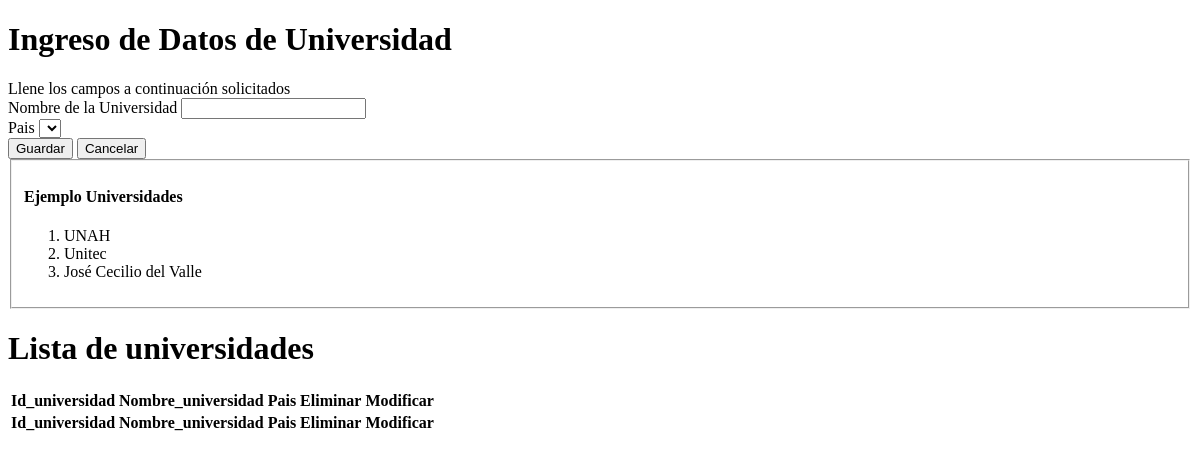
The page /pages/recursos_humanos/universidades.php on the database as committed earlier.
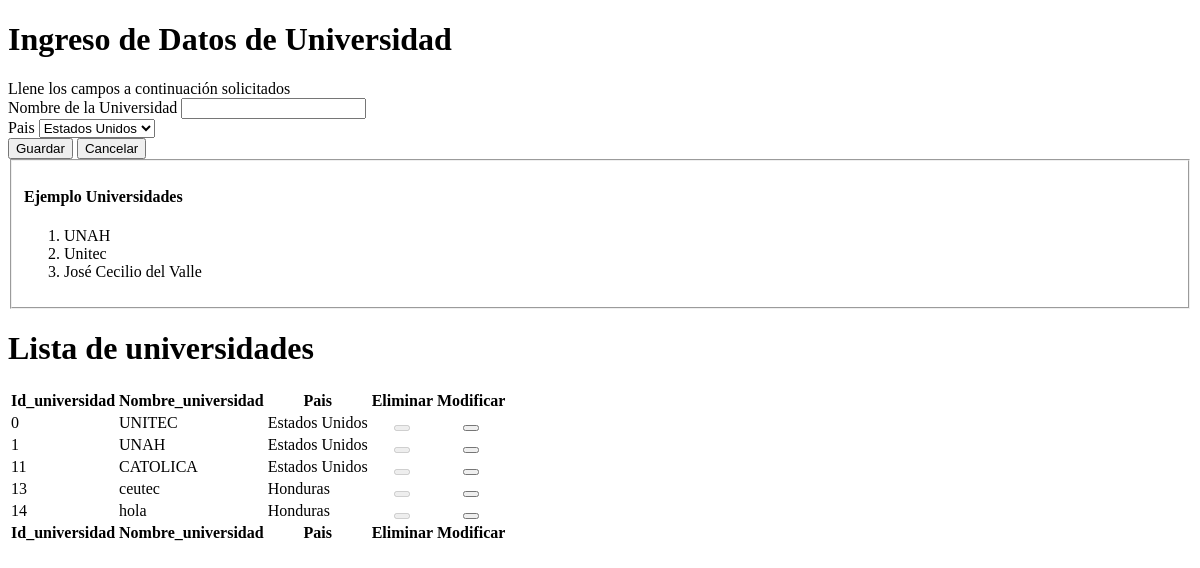
The same page on the database as committed later.
### tables this page shows
CREATE TABLE IF NOT EXISTS `universidad` (
  `Id_universidad` int(11) NOT NULL,
  `nombre_universidad` varchar(50) NOT NULL,
  `Id_pais` int(11) NOT NULL
);

CREATE TABLE IF NOT EXISTS `pais` (
  `Id_pais` int(11) NOT NULL,
  `Nombre_pais` varchar(20) NOT NULL
);

### pages/recursos_humanos/universidades.php (the view, shortened to what the changed rows need)
<!DOCTYPE html>
<html lang="en">
<head>
</head>
<body>
        <div class="row">
            <div class="col-lg-12">
                <h1 class="page-header">Ingreso de Datos de Universidad</h1>
            </div>
        </div>
        <div class="row">
            <div class="col-lg-12">
                <div class="panel panel-default">
                    <div class="panel-body">
                        <div class="row">
                            <div class="col-lg-6">
                                <form role="form" id="form" action="#" method='POST'>
                                    <div class="form-group">
                                        <label>Pais</label>
                                        <select name='pais' id="idpais">
                                            <?php
                                            $consulta_mysql = "SELECT * FROM `pais`";
                                            $rec = mysql_query($consulta_mysql);
                                            while ($row = mysql_fetch_array($rec)) {
                                                echo "<option value = '" . $row['Id_pais'] . "'>";
                                                echo $row["Nombre_pais"];
                                                echo "</option>";
                                            }
                                            ?>
                                        </select>
                                    </div>
                                </form>
                            </div>
                        </div>
                    </div>
                </div>
            </div>
        </div>
  <div id="contenedor2" class="panel-body">
        <?php
        include '../../Datos/cargarUniversidad.php';
        ?>
    </div>
</body>
</html>

### Datos/cargarUniversidad.php (shortened to what the changed rows need)
<?php
 $pame = mysql_query("SELECT * FROM universidad inner join pais on pais.Id_pais=universidad.Id_pais");
?>
<html lang="en">
    <head>
    </head>
    <body>
        <div class="row">
            <div class="col-lg-12">
                <h1 class="page-header">Lista de universidades</h1>
            </div>
        </div>
 <div class="box">
           <div class="box-body table-responsive">
               <?php
                   echo <<<HTML
                                    <table id="tabla_Universidad2" class="table table-bordered table-striped">
                                        <thead>
                                            <tr>
                                            <th><strong>Id_universidad</strong></th>
                                             <th><strong>Nombre_universidad</strong></th>
                                             <th><strong>Pais</strong></th>
                                             <th><strong>Eliminar</strong></th>
                                             <th><strong>Modificar</strong></th>
                                            </tr>
                                        </thead>
                                        <tbody>
HTML;
               while ($row = mysql_fetch_array($pame))  {
             $idU = $row['Id_universidad'];
            $nombreU = $row['nombre_universidad'];
            $nombreP = $row['Nombre_pais'];
                echo "<tr data-id='".$idU."'>";
                echo <<<HTML
                <td>$idU</td>
HTML;
                echo <<<HTML
                <td>$nombreU</td>
HTML;
                echo <<<HTML
                <td>$nombreP</td>
HTML;
            if($_SESSION['rol_ID'] != 100){
             echo ' <td><center>
                    <button name="Id_universidad"  class="elimina btn btn-danger glyphicon glyphicon-trash" disabled="TRUE"> </button>
                </center></td> ';
             }else{
               echo ' <td><center>
                    <button name="Id_universidad"  class="elimina btn btn-danger glyphicon glyphicon-trash"> </button>
                </center></td> ';
   }
             echo<<< HTML
               <td> <center>
                    <button class="editarb btn btn-primary glyphicon glyphicon-edit"  title="Editar">
                      </button>
                </center> </td>
HTML;
                echo "</tr>";
            }
                   echo <<<HTML
                                        </tbody>
                                        <tfoot>
                                            <tr>
                                     <th><strong>Id_universidad</strong></th>
                                    <th><strong>Nombre_universidad</strong></th>
                                   <th><strong>Pais</strong></th>
                                    <th><strong>Eliminar</strong></th>
                                     <th><strong>Modificar</strong></th>
                                            </tr>
                                        </tfoot>
									</table>
HTML;
               ?>
           </div>
       </div>
    </body>
</html>

Rows that differ between the two databases and show on the page:
added universidad: Id_universidad "0", nombre_universidad "UNITEC", Id_pais.Nombre_pais "Estados Unidos"
added universidad: Id_universidad "1", nombre_universidad "UNAH", Id_pais.Nombre_pais "Estados Unidos"
added universidad: Id_universidad "11", nombre_universidad "CATOLICA", Id_pais.Nombre_pais "Estados Unidos"
added universidad: Id_universidad "13", nombre_universidad "ceutec", Id_pais.Nombre_pais "Honduras"
added universidad: Id_universidad "14", nombre_universidad "hola", Id_pais.Nombre_pais "Honduras"
Other text that changed with them:
form field pais: (not shown) → "Estados Unidos"
